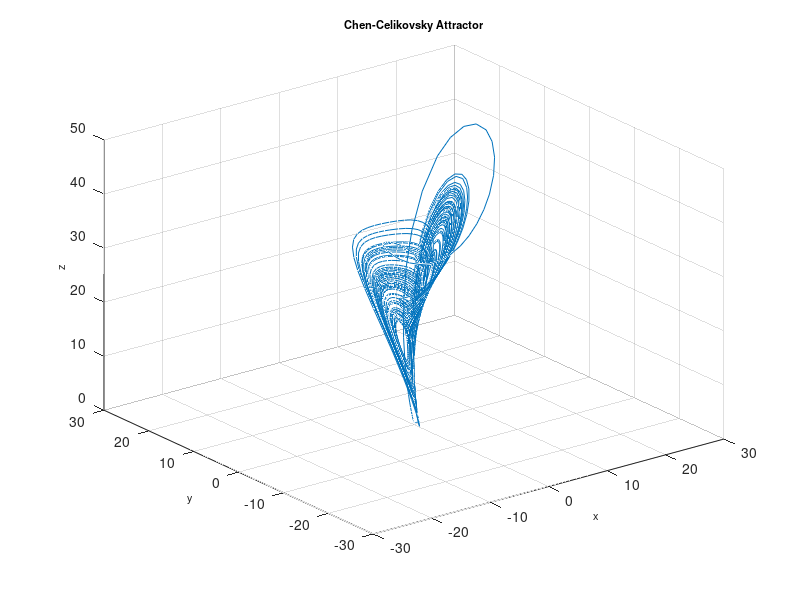

MATLAB code for this plot:
function Celikovsky
%==========================================================================
% Matlab program to plot a phase portrait of the 3D chaotic system
%==========================================================================
clear
clc
clf
%==================== Parameters ==========================================
a = 36; b=3; c=20;
%===================== Initial conditions =================================
initial=[1, 0.1, 0.2]; 
% =============== Solves ODEs =============================================
deq1=@(t,x) [a*(x(2)-x(1)); -x(1)*x(3)+c*x(2); x(1)*x(2)-b*x(3)];
[~,sol] = ode45(deq1,[0, 100],initial);
%============= Runs simulation ============================================
    plot3(sol(:,1),sol(:,2),sol(:,3)),grid
    title('Chen-Celikovsky Attractor','fontsize',8)
    xlabel('x','fontsize',8)
    ylabel('y','fontsize',8)
    zlabel('z','fontsize',8)
%================= End of program =========================================
